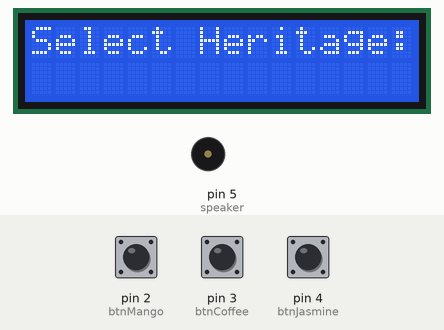
A sketch run on a simulated Arduino Uno, built with avr-gcc and run on an emulated ATmega328P. On the bench: 16×2 character LCD, buzzer (waves = sounding). Inputs (shaded band) come from the test bench; at power-on: pin 2 (btnMango) HIGH, pin 3 (btnCoffee) HIGH, pin 4 (btnJasmine) HIGH.

Above: at 4.3 s.
4.4 s: pin 2 (btnMango) pulled LOW for 0.15 s
At 5.9 s:
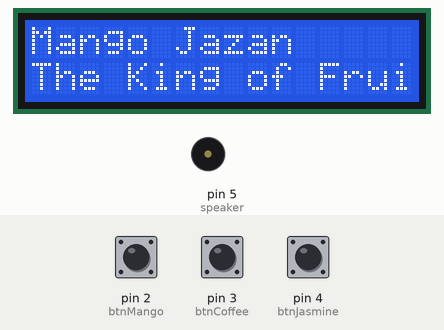
7.5 s: pin 3 (btnCoffee) pulled LOW for 3.2 s
At 8.2 s:
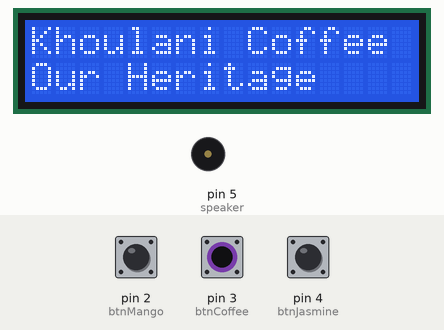
13.2 s: pin 4 (btnJasmine) pulled LOW for 0.15 s
At 13.8 s:
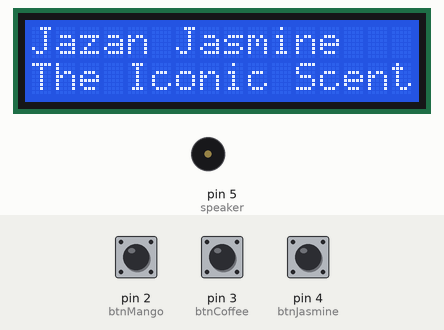
16.3 s: pin 4 (btnJasmine) pulled LOW for 1 s
At 18.43 s:
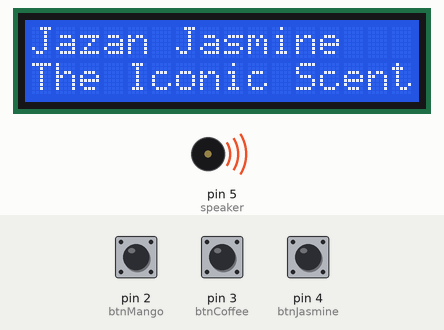
20.0 s: pin 4 (btnJasmine) pulled LOW for 3.2 s
At 23.0 s:
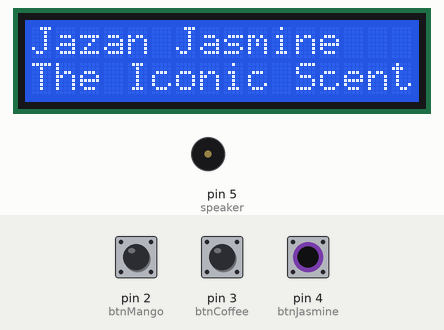
Timing chart, 0 to 25.8 s (numbered marks = the images above; inputs shaded):
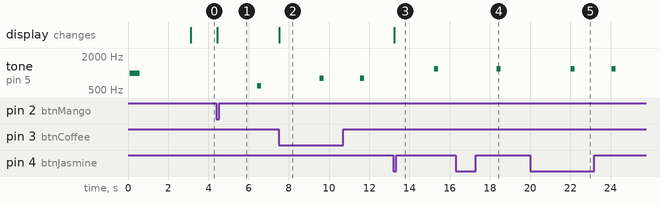

Measured:
- after the input at 4.4 s, tone on pin 5 (speaker): silent → 600 Hz after 2.0 s, → silent 0.20 s later; the display: changes at once (image 1)
- after the input at 7.5 s, tone on pin 5 (speaker): alternates 800 Hz for 0.20 s and silent for 1.8 s, starting after 2.0 s; the display: changes at once (image 2)
- after the input at 13.2 s, tone on pin 5 (speaker): silent → 1200 Hz after 2.0 s, → silent 0.20 s later; the display: changes at once (image 3)
- after the input at 16.3 s, tone on pin 5 (speaker): silent → 1200 Hz after 2.0 s, → silent 0.20 s later
- after the input at 20.0 s, tone on pin 5 (speaker): alternates 1200 Hz for 0.20 s and silent for 1.8 s, starting after 2.0 s

The sketch:

Jazan_Bot.ino
```cpp
#include <Wire.h>
#include <LiquidCrystal_I2C.h>

// إعداد شاشة الـ LCD (تأكدي من توصيلها كما في المخطط)
// 16x2 تعني 16 عمود و صفين
LiquidCrystal_I2C lcd(0x27, 16, 2);

// تعريف دبابيس (Pins) الأزرار والسماعة بناءً على تصميمك في IMG_2787.jpeg
const int btnMango = 2;   // زر المانجو
const int btnCoffee = 3;  // زر البن
const int btnJasmine = 4; // زر الفل
const int speaker = 5;    // السماعة (Buzzer)

void setup() {
  // تشغيل الشاشة
  lcd.init();
  lcd.backlight();

  // إعداد الأزرار كمداخل والسماعة كمخرج
  pinMode(btnMango, INPUT_PULLUP);
  pinMode(btnCoffee, INPUT_PULLUP);
  pinMode(btnJasmine, INPUT_PULLUP);
  pinMode(speaker, OUTPUT);

  // نغمة ترحيبية عند تشغيل "بوت سفير جازان"
  lcd.setCursor(0, 0);
  lcd.print("Welcome to Jazan");
  lcd.setCursor(0, 1);
  lcd.print("Digital Envoy");

  tone(speaker, 1000, 500); // صوت ترحيبي
  delay(3000);
  lcd.clear();
  lcd.print("Select Heritage:");
}

void loop() {
  // تفاعل زر المانجو
  if (digitalRead(btnMango) == LOW) {
    displayMessage("Mango Jazan", "The King of Fruits");
    playInteractionTone(600);
  }

  // تفاعل زر البن الخولاني
  if (digitalRead(btnCoffee) == LOW) {
    displayMessage("Khoulani Coffee", "Our Heritage");
    playInteractionTone(800);
  }

  // تفاعل زر الفل الجيزاني
  if (digitalRead(btnJasmine) == LOW) {
    displayMessage("Jazan Jasmine", "The Iconic Scent");
    playInteractionTone(1200);
  }
}

// وظيفة لعرض النص على الشاشة بشكل مرتب
void displayMessage(String title, String info) {
  lcd.clear();
  lcd.setCursor(0, 0);
  lcd.print(title);
  lcd.setCursor(0, 1);
  lcd.print(info);
  delay(2000); // بقاء النص لمدة ثانيتين
}

// وظيفة لإصدار صوت عند الضغط على الأزرار
void playInteractionTone(int frequency) {
  tone(speaker, frequency, 200);
}
```
